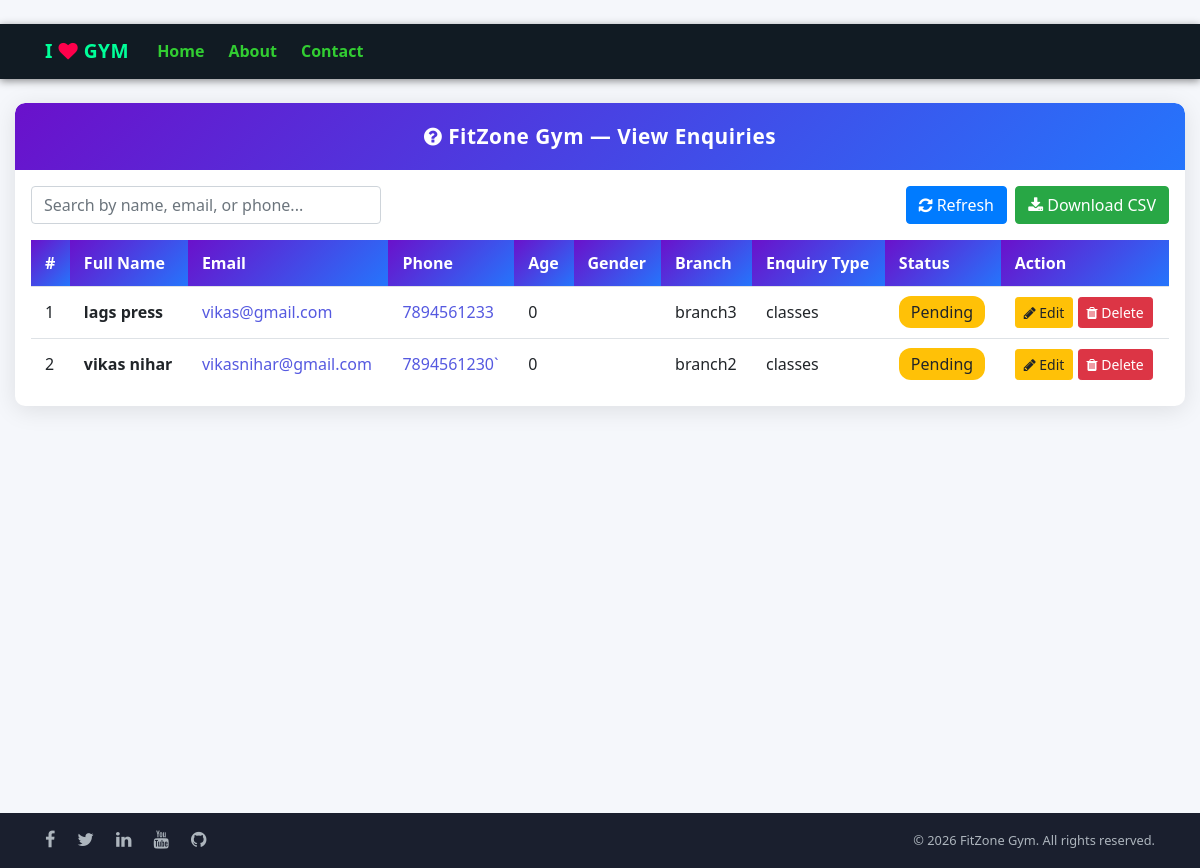
The page /view_enquiry/ on the database as committed earlier.
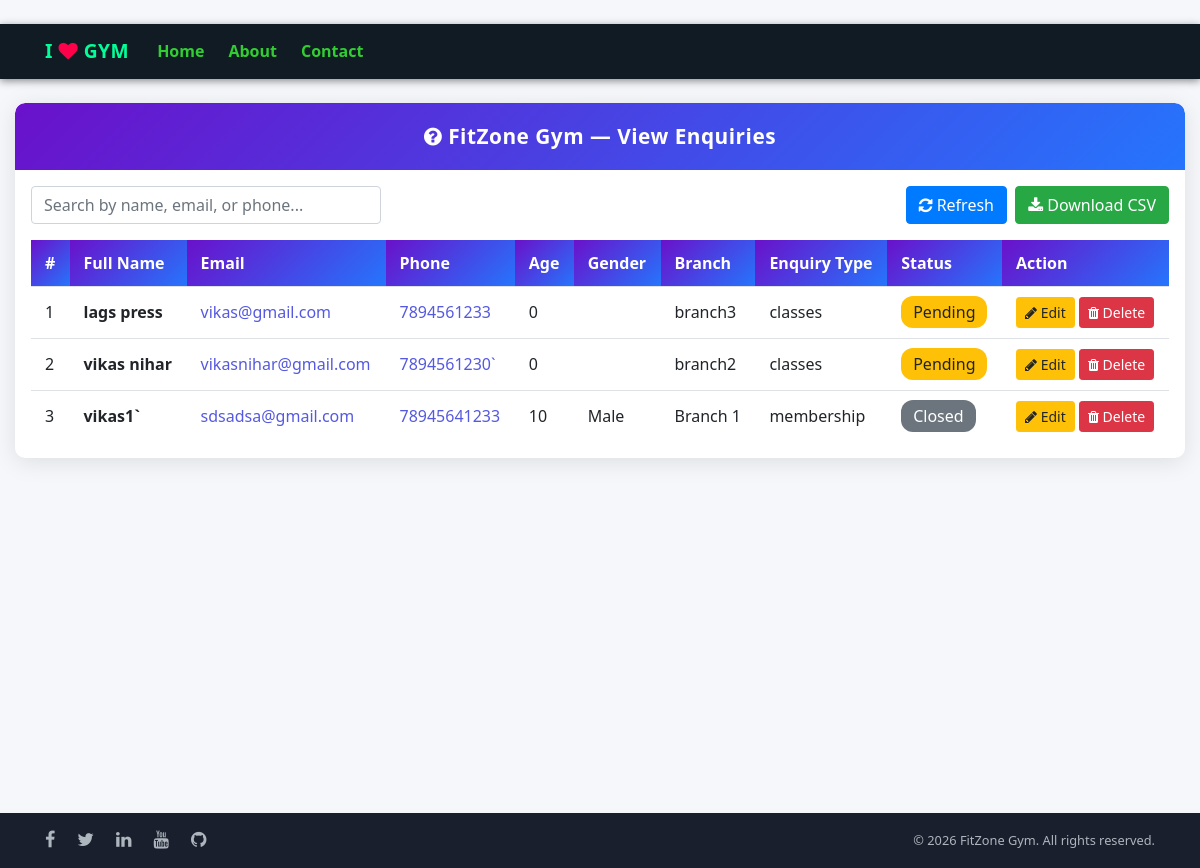
The same page on the database as committed later.
### gym/models.py (models this page shows, shortened)
class Enquiry(models.Model):
    name = models.CharField(max_length=60)
    contact = models.CharField(max_length=15)  # Allow more digits for flexibility
    emailid = models.EmailField(max_length=60)  # Better validation
    age = models.PositiveIntegerField()
    gender = models.CharField(max_length=10)
    branch = models.CharField(max_length=100, blank=True, default="")
    enquiry_type = models.CharField(max_length=50, blank=True, default="")
    preferred_contact_date = models.DateField(null=True, blank=True)
    status = models.CharField(max_length=20, default="Pending")
    additional_info = models.TextField(blank=True, default="")

### gym/views.py (the view)
# urls.py: path('view_enquiry/', View_Enquiry, name='view_enquiry'),
def View_Enquiry(request):
    enq = Enquiry.objects.all()
    d = {'enq': enq}
    return render(request, 'view_enquiry.html', d)

### gym/templates/view_enquiry.html (shortened to what this page needs)
﻿{% extends 'navigation.html' %}
{% block body %}
<div class="container-fluid py-4" style="max-width: 1200px;">
    <div class="view-card bg-white">
        <div class="view-header">
            <i class="fa fa-question-circle"></i> FitZone Gym &mdash; View Enquiries
        </div>
        <div class="p-3">
            <div class="row mb-3 align-items-center">
                <div class="col-md-6 mb-2 mb-md-0">
                    <input type="text" id="enquirySearch" class="form-control search-bar" placeholder="Search by name, email, or phone..." onkeyup="searchEnquiries()">
                </div>
                <div class="col-md-6 text-md-right">
                    <button class="btn btn-primary mr-1" onclick="location.reload();"><i class="fa fa-refresh"></i> Refresh</button>
                    <a href="{% url 'export_enquiry_csv' %}" class="btn btn-success"><i class="fa fa-download"></i> Download CSV</a>
                </div>
            </div>
            <div class="table-responsive">
                <table class="table table-hover mb-0">
                    <thead>
                        <tr>
                            <th>#</th>
                            <th>Full Name</th>
                            <th>Email</th>
                            <th>Phone</th>
                            <th>Age</th>
                            <th>Gender</th>
                            <th>Branch</th>
                            <th>Enquiry Type</th>
                            <th>Status</th>
                            <th>Action</th>
                        </tr>
                    </thead>
                    <tbody id="enquiryTable">
                        {% for i in enq %}
                        <tr>
                            <td>{{ forloop.counter }}</td>
                            <td><strong>{{ i.name }}</strong></td>
                            <td><a href="mailto:{{ i.emailid }}" style="color:#5559e0;">{{ i.emailid }}</a></td>
                            <td><a href="tel:{{ i.contact }}" style="color:#5559e0;">{{ i.contact }}</a></td>
                            <td>{{ i.age }}</td>
                            <td>{{ i.gender }}</td>
                            <td>{{ i.branch|default:"-" }}</td>
                            <td>{{ i.enquiry_type|default:"-" }}</td>
                            <td>
                                {% if i.status == "Pending" %}
                                    <span class="badge-pending">Pending</span>
                                {% elif i.status == "Processed" %}
                                    <span class="badge-processed">Processed</span>
                                {% elif i.status == "Closed" %}
                                    <span class="badge-closed">Closed</span>
                                {% else %}
                                    <span>{{ i.status }}</span>
                                {% endif %}
                            </td>
                            <td style="white-space:nowrap;">
                                <a class="btn btn-warning btn-sm" href="{% url 'edit_enquiry' i.id %}"><i class="fa fa-pencil"></i> Edit</a>
                                <a class="btn btn-danger btn-sm" href="{% url 'delete_enquiry' i.id %}" onclick="return confirm('Are you sure?')"><i class="fa fa-trash"></i> Delete</a>
                            </td>
                        </tr>
                        {% empty %}
                        <tr>
                            <td colspan="10" class="text-center text-muted py-4">No enquiries found.</td>
                        </tr>
                        {% endfor %}
                    </tbody>
                </table>
            </div>
        </div>
    </div>
</div>
{% endblock %}

Rows that differ between the two databases and show on the page:
added Enquiry: name "vikas1`", emailid "sdsadsa@gmail.com", contact "78945641233", age "10", gender "Male", branch "Branch 1", enquiry_type "membership", status "Closed"
